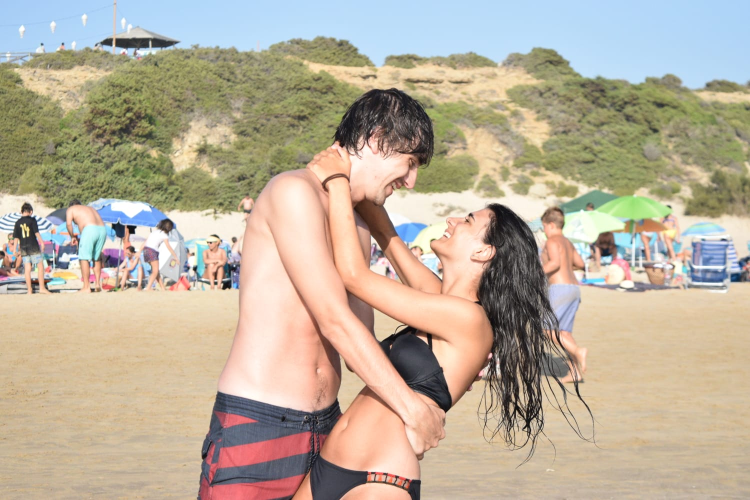
#> input picture data/original_images/diegolau1.jpeg, 1500 x 1000 px (shown at 1/2 size)
$ python img2greygrid.py
#> lines starting #> are read from the running program, lines starting #| are printed output that depends on the picture; after the words box and inside, x2 and y2 are one past the last pixel; in counts of white or black regions, pixels touching at a corner belong together
import os

import cv2
import numpy as np
from skimage.util.shape import view_as_windows

ORIGINAL_IMAGES_PATH = os.path.join("data", "original_images")
PROCESSED_IMAGES_PATH = os.path.join("data", "processed_images")

LINE_COLOR=0    # 0 to 255


def load_image_grayscale(name):
    """
    Returns a color image in grayscale
    :param name:
    :return:
    """
#> called with name = 'diegolau1.jpeg'
    img = cv2.imread(os.path.join(ORIGINAL_IMAGES_PATH, name),0)
#> img: shape (1000, 1500); min 3, max 255, mean 175.6
    return img


def save_processed_image(name, img, prefix=""):
    """
    Saves an img in PROCESSED_IMAGES_PATH with the supplisuperiored name.
    :param name:
    :param img:
    :return:
    """
    path = os.path.join(PROCESSED_IMAGES_PATH, prefix + name)
    cv2.imwrite(path, img)
    return path


def add_padding(img, padding):
    """
    Adds a 0-padding to each size of the image.
    :param img:
    :param padding:
    :return:
    """
#> called with padding = 7
    return np.pad(img, padding, mode="constant")


def apply_filter(img, thresholds, filter_size=7, padding=3, stride=7):
    """
    Apply a ones matrix filter of size filter_size along the image and returns a image of 0's where the value of the
    pixel is lower than a threshold and 1's otherwise.
    :param thresholds:
    :param img:
    :param filter_size:
    :param padding:
    :param stride:
    :return:
    """
    padded_image = add_padding(img, padding)
    windows = view_as_windows(padded_image, (filter_size, filter_size), stride)
    processed_image = np.sum(windows, axis=(2,3))/(filter_size**2)
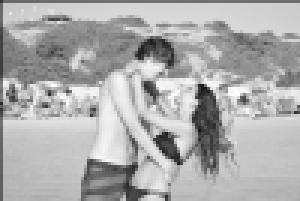
#> processed_image: shape (67, 100) float64 (shown 3 times larger); min 23.45, max 254.2, mean 173.5

    values = np.zeros(processed_image.shape)

    for t in thresholds:
        values += (processed_image>t)*1
#> this loop made 3 passes
#> pass 1, in apply_filter, `values += (processed_image>t)*1`:
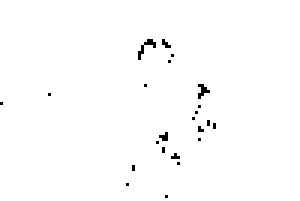
#> values: shape (67, 100) float64 (shown 3 times larger); values 0 (black) and 1 (white), 99.1% white; black in thin lines or dots, all inside (x1, y1, x2, y2) = (0, 13, 72, 66)

    return values


def draw_lines_grayscale(image, filter_size):

    for i in range(image.shape[0]):
        if i % filter_size == 0:
            image[i, :] = np.ones(image.shape[1])*LINE_COLOR

    for j in range(image.shape[1]):
        if j % filter_size == 0:
            image[:, j] = np.ones(image.shape[0])*LINE_COLOR

    return image


def write_label_in_coords(image, y, x, value):
    # Write some Text
    font = cv2.FONT_HERSHEY_SCRIPT_SIMPLEX
    bottomLeftCornerOfText = (x, y)
    fontScale = 0.2
    fontColor = (0, 0, 0)
    lineType = 1

    cv2.putText(image, "%d" % value,
                bottomLeftCornerOfText,
                font,
                fontScale,
                fontColor,
                lineType)
    return image


def resize_and_label(image, filter_size, n_colors, draw_lines=True):
#> called with filter_size = 15, n_colors = 3, draw_lines = True
    result_image = cv2.resize(image*255/n_colors,
                              dsize=(image.shape[1] * filter_size,
                                     image.shape[0] * filter_size),
                              interpolation=cv2.INTER_NEAREST)
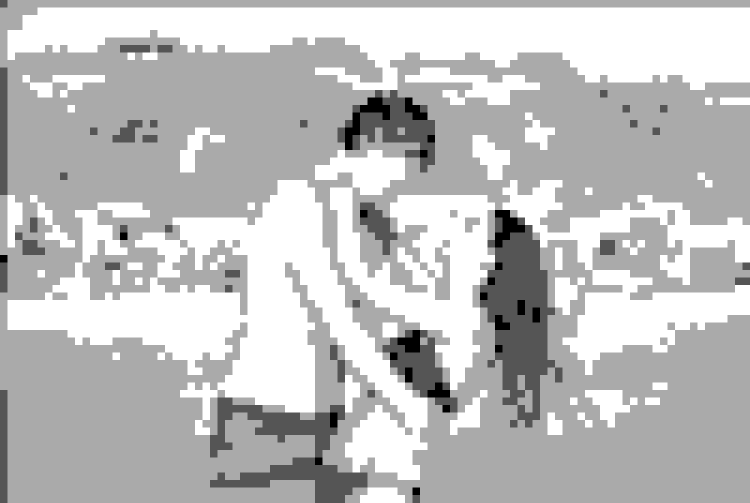
#> result_image: shape (1005, 1500) float64 (shown at 1/2 size); min 0, max 255, mean 190.8
    max_value = np.max(image)
#> max_value = 3

    labeled_image = np.ones(result_image.shape)*255

    for i in range(image.shape[0]):
        for j in range(image.shape[1]):
            if image[i,j]==max_value:
                continue
            labeled_image = write_label_in_coords(labeled_image,
                                                  i*filter_size+int(filter_size/2),
                                                  j*filter_size+int(filter_size/2),
                                                  image[i][j])
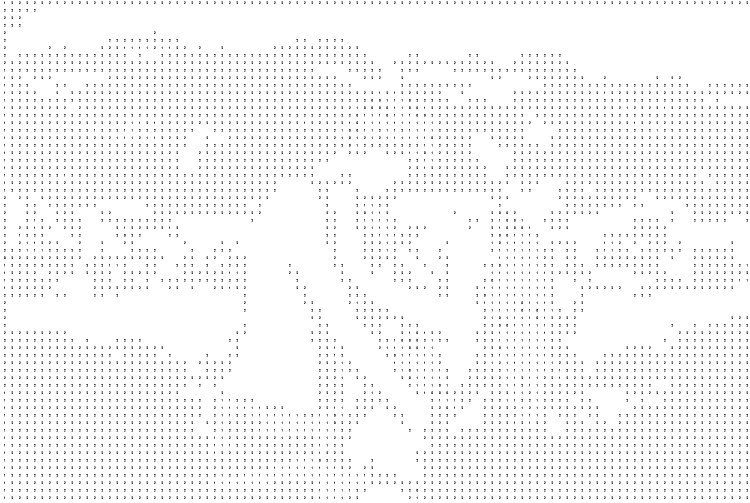
#> labeled_image: shape (1005, 1500) float64 (shown at 1/2 size); 97.1% white; black in thin lines or dots

    if draw_lines:
        result_image = draw_lines_grayscale(result_image, filter_size)
#> after the loop in draw_lines_grayscale, `for j in range(image.shape[1]):`:
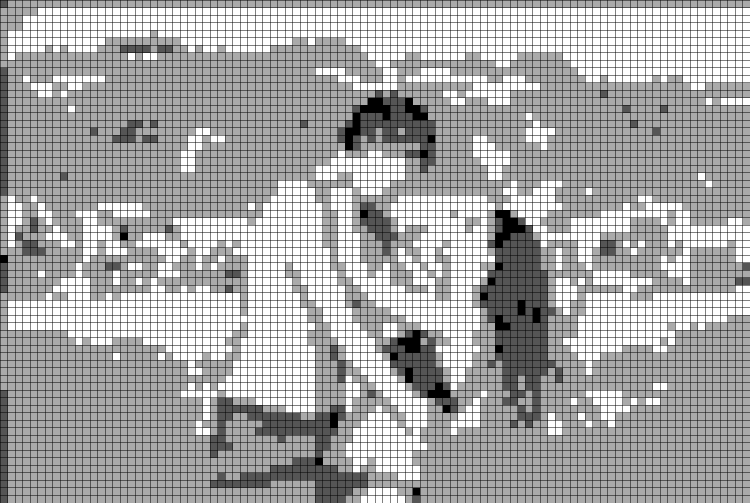
#> image: shape (1005, 1500) float64 (shown at 1/2 size); min 0, max 255, mean 166.2
        labeled_image = draw_lines_grayscale(labeled_image, filter_size)
#> call 2 of draw_lines_grayscale, with filter_size = 15
#> after the loop in draw_lines_grayscale (call 2), `for i in range(image.shape[0]):`:
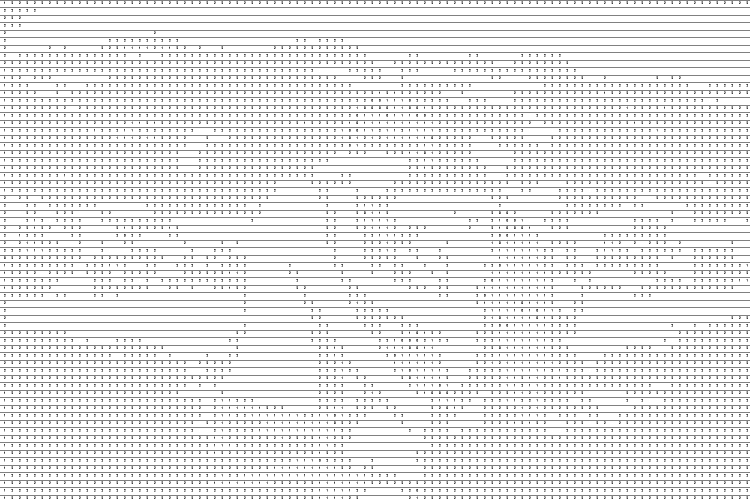
#> image: shape (1005, 1500) float64 (shown at 1/2 size); 90.5% white; black in thin lines or dots
#> after the loop in draw_lines_grayscale (call 2), `for j in range(image.shape[1]):`:
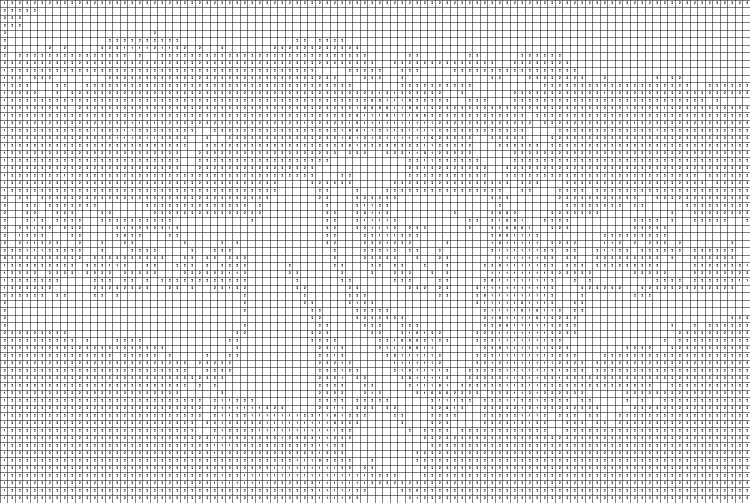
#> image: shape (1005, 1500) float64 (shown at 1/2 size); 84.3% white; black in thin lines or dots

    return result_image, labeled_image


def img_to_ncolors(name, thresholds, filter_size=7, draw_lines=True):
    """
    Loads an image, apply the desired filter, and saves it in the processed images folder, returning its path.
    :param thresholds:
    :param name:
    :param filter_size:
    :param keep_dims:
    :return:
    """
    img = load_image_grayscale(name)

    processed_img = apply_filter(img, thresholds, filter_size=filter_size, padding=int(filter_size/2),
                                 stride=filter_size)

    result_image, labeled_image = resize_and_label(processed_img, filter_size, n_colors=len(thresholds),
                                                   draw_lines=draw_lines)

    return save_processed_image(name, result_image, prefix=str(len(thresholds)+1)+"colors_result_"),\
           save_processed_image(name, labeled_image, prefix=str(len(thresholds)+1)+"colors_base_")


if __name__=="__main__":

    # File must be located in data/original_images/
    # name = "girl_dancing.jpg"
    name = "diegolau1.jpeg"

    result_path, base_path = img_to_ncolors(name, thresholds=[50, 100, 200], filter_size=15)
    print("Images processed succesfully.")

$ run again, with data/original_images/alex.jpg copied over data/original_images/diegolau1.jpeg
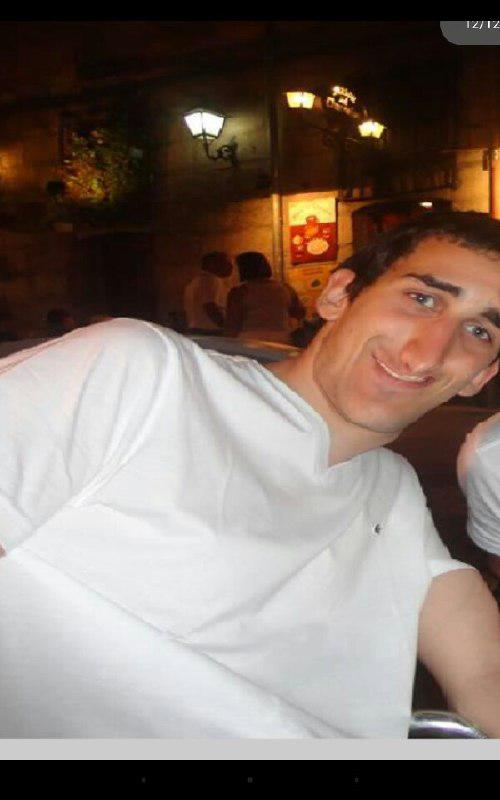
#> input picture data/original_images/alex.jpg, 500 x 800 px
#> max_value = 3
#> after the loop in resize_and_label, `for i in range(image.shape[0]):`:
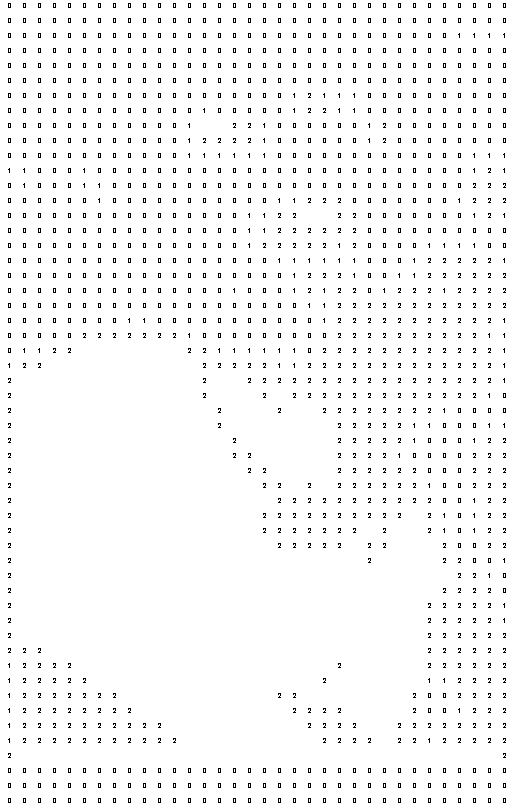
#> labeled_image: shape (810, 510) float64; 96.7% white; black in thin lines or dots
#> after the loop in draw_lines_grayscale (call 2), `for j in range(image.shape[1]):`:
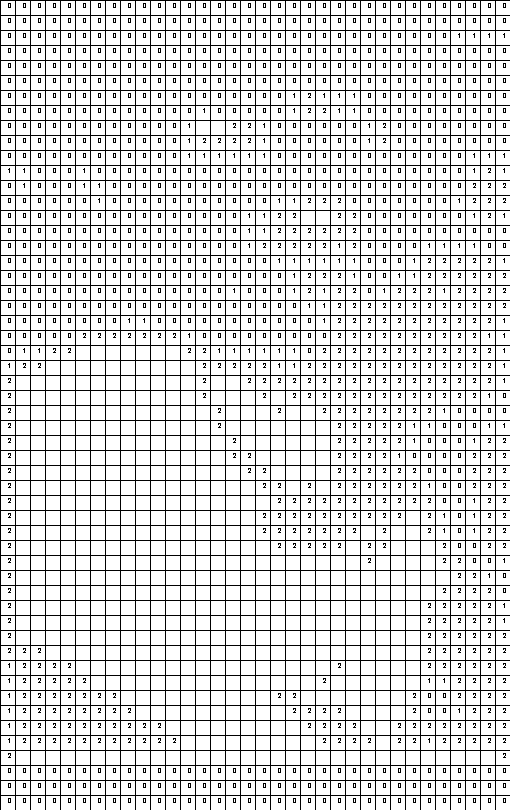
#> image: shape (810, 510) float64; 83.8% white; black in thin lines or dots
